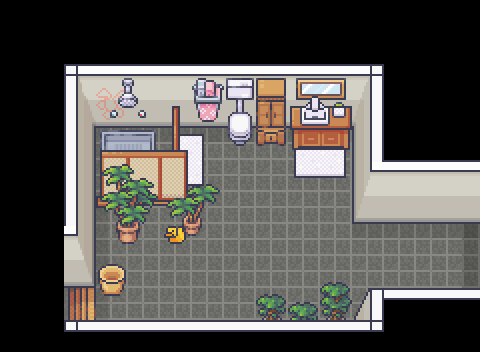

Tiled map render using the project's own tile images. Description and the whole map definition, tile-layer contents included, below:
An orthogonal 15x11 tile map with 32x32 px tiles, 6 tile layers (floor, walls, drawing, stuff, ...), 1 hidden layer not drawn, 6 tilesets and 19 objects (1, 2, 3, 4, 5, ...).

<map version="1.10" tiledversion="1.11.2" orientation="orthogonal" renderorder="right-down" width="15" height="11" tilewidth="32" tileheight="32" infinite="0" nextlayerid="11" nextobjectid="25">
 <editorsettings>
  <export target="dacia_bathroom2.json" format="json" />
 </editorsettings>
 <tileset firstgid="1" name="bathroom" tilewidth="32" tileheight="32" tilecount="896" columns="16">
  <image source="../tilesets/bathroom.png" width="512" height="1792" />
 </tileset>
 <tileset firstgid="897" name="room_builder" tilewidth="32" tileheight="32" tilecount="8588" columns="76">
  <image source="../tilesets/room_builder.png" width="2432" height="3616" />
 </tileset>
 <tileset firstgid="9485" name="museum" tilewidth="32" tileheight="32" tilecount="1952" columns="16">
  <image source="../tilesets/museum.png" width="512" height="3904" />
 </tileset>
 <tileset firstgid="11437" name="japan" tilewidth="32" tileheight="32" tilecount="512" columns="16">
  <image source="../tilesets/japan.png" width="512" height="1024" />
 </tileset>
 <tileset firstgid="11949" name="hospital" tilewidth="32" tileheight="32" tilecount="1760" columns="16">
  <image source="../tilesets/hospital.png" width="512" height="3520" />
 </tileset>
 <tileset firstgid="13709" name="grocery" tilewidth="32" tileheight="32" tilecount="1248" columns="16">
  <image source="../tilesets/grocery.png" width="512" height="2496" />
 </tileset>
 <layer id="1" name="floor" width="15" height="11">
  <data encoding="csv">
0,0,0,0,0,0,0,0,0,0,0,0,0,0,0,
0,0,0,0,0,0,0,0,0,0,0,0,0,0,0,
0,0,3528,3528,3528,3528,3528,3528,3528,3528,3528,3528,0,0,0,
0,0,3528,3528,3528,3528,3528,3528,3528,3528,3528,3528,0,0,0,
0,0,3528,3451,3452,3452,3452,3452,3452,3452,3452,3528,0,0,0,
0,0,3528,3527,3528,3528,3528,3528,3528,3528,3528,3528,3528,3528,3528,
0,0,3528,3527,3528,3528,3528,3528,3528,3528,3528,3528,3528,3528,3528,
0,0,3528,3527,3528,3528,3528,3528,3528,3528,3528,3452,3452,3452,3452,
0,0,3528,3527,3528,3528,3528,3528,3528,3528,3528,3528,3528,3528,3528,
0,0,2920,3527,3528,3528,3528,3528,3528,3528,3528,3528,0,0,0,
0,0,0,0,0,0,0,0,0,0,0,0,0,0,0
</data>
 </layer>
 <layer id="2" name="walls" width="15" height="11">
  <data encoding="csv">
0,0,0,0,0,0,0,0,0,0,0,0,0,0,0,
0,0,0,0,0,0,0,0,0,0,0,0,0,0,0,
0,0,6718,6797,6797,6797,6797,6797,6797,6797,6797,6646,0,0,0,
0,0,6719,6872,6873,6873,6873,6873,6873,6873,6873,6722,0,0,0,
0,0,6795,0,0,0,0,0,0,0,0,6798,0,0,0,
0,0,6795,0,0,0,0,0,0,0,0,6874,6797,6797,6797,
0,0,6795,0,0,0,0,0,0,0,0,6950,6873,6873,6873,
0,0,6871,0,0,0,0,0,0,0,0,0,0,0,0,
0,0,6947,0,0,0,0,0,0,0,0,0,0,0,0,
0,0,3155,0,0,0,0,0,0,0,0,6951,7025,7025,7025,
0,0,7023,7024,7024,7024,7024,7024,7024,7024,7024,7026,0,0,0
</data>
 </layer>
 <layer id="6" name="drawing" width="15" height="11">
  <data encoding="csv">
0,0,0,0,0,0,0,0,0,0,0,0,0,0,0,
0,0,0,0,0,0,0,0,0,0,0,0,0,0,0,
0,0,0,13547,0,0,0,0,0,0,0,0,0,0,0,
0,0,0,13563,0,0,0,0,0,0,0,0,0,0,0,
0,0,0,0,0,0,0,0,0,0,0,0,0,0,0,
0,0,0,0,0,0,0,0,0,0,0,0,0,0,0,
0,0,0,0,0,0,0,0,0,0,0,0,0,0,0,
0,0,0,0,0,0,0,0,0,0,0,0,0,0,0,
0,0,0,0,0,0,0,0,0,0,0,0,0,0,0,
0,0,0,0,0,0,0,0,0,0,0,0,0,0,0,
0,0,0,0,0,0,0,0,0,0,0,0,0,0,0
</data>
 </layer>
 <layer id="3" name="stuff" width="15" height="11">
  <data encoding="csv">
0,0,0,0,0,0,0,0,0,0,0,0,0,0,0,
0,0,0,0,0,0,0,0,0,0,0,0,0,0,0,
0,0,0,703,704,0,0,430,11635,374,375,0,0,0,0,
0,0,0,719,720,0,0,446,11651,390,391,0,0,0,0,
0,0,0,735,736,2684355025,2684355009,462,11667,449,450,0,0,0,0,
0,0,0,751,752,2684355026,2684355010,0,0,465,466,0,0,0,0,
0,0,0,0,0,0,0,0,0,0,0,0,0,0,0,
0,0,0,0,0,170,0,0,0,0,0,0,0,0,2147485057,
0,0,0,201,0,0,0,0,0,0,0,0,0,0,2147485057,
0,0,0,217,0,0,0,0,0,0,0,0,0,0,0,
0,0,0,0,0,0,0,0,0,0,0,0,0,0,0
</data>
 </layer>
 <layer id="4" name="bathroom" width="15" height="11">
  <data encoding="csv">
0,0,0,0,0,0,0,0,0,0,0,0,0,0,0,
0,0,0,0,0,0,0,0,0,0,0,0,0,0,0,
0,0,0,0,0,0,0,0,0,0,0,0,0,0,0,
0,0,0,0,0,55,678,0,0,104,105,0,0,0,0,
0,0,0,5,6,71,0,0,0,120,121,0,0,0,0,
0,0,0,21,22,23,0,0,0,0,0,0,0,0,0,
0,0,0,37,38,39,0,0,0,0,0,0,0,0,0,
0,0,0,0,0,0,0,0,0,0,0,0,0,0,0,
0,0,0,0,0,0,0,0,0,0,11572,0,0,0,0,
0,0,0,0,0,0,0,0,11587,11555,11588,0,0,0,0,
0,0,0,0,0,0,0,0,0,0,0,0,0,0,0
</data>
 </layer>
 <layer id="5" name="top" width="15" height="11">
  <data encoding="csv">
0,0,0,0,0,0,0,0,0,0,0,0,0,0,0,
0,0,0,0,0,0,0,0,0,0,0,0,0,0,0,
0,0,0,0,0,0,649,0,0,0,0,0,0,0,0,
0,0,0,0,0,0,661,0,0,0,0,0,0,0,0,
0,0,0,0,0,0,0,0,0,0,0,0,0,0,0,
0,0,0,10238,10239,10189,10190,0,0,0,0,0,0,0,0,
0,0,0,10254,10255,10205,10206,0,0,0,0,0,0,0,0,
0,0,0,10270,10271,10221,10222,0,0,0,0,0,0,0,0,
0,0,0,0,0,0,0,0,0,0,0,0,0,0,0,
0,0,0,0,0,0,0,0,0,0,0,0,0,0,0,
0,0,0,0,0,0,0,0,0,0,0,0,0,0,0
</data>
 </layer>
 <layer id="7" name="collision" width="15" height="11" visible="0">
  <data encoding="csv">
0,0,0,0,0,0,0,0,0,0,0,0,0,0,0,
0,0,0,0,0,0,0,0,0,0,0,0,0,0,0,
0,0,1760,1760,1760,1760,1760,1760,1760,1760,1760,1760,0,0,0,
0,0,1760,1760,1760,1760,1760,1760,1760,1760,1760,1760,0,0,0,
0,0,1760,1760,1760,0,0,0,0,0,0,1760,0,0,0,
0,0,1760,1760,1760,0,0,0,0,0,0,1760,1760,1760,1760,
0,0,1760,1760,1760,1760,0,0,0,0,0,1760,1760,1760,1760,
0,0,1760,0,0,0,0,0,0,0,0,0,0,0,0,
0,0,1760,0,0,0,0,0,0,0,0,0,0,0,0,
0,0,0,0,0,0,0,0,0,0,1760,1760,1760,1760,1760,
0,0,1760,1760,1760,1760,1760,1760,1760,1760,1760,1760,0,0,0
</data>
 </layer>
 <objectgroup id="8" name="collision_objects">
  <object id="1" name="1" x="230.5" y="129" width="121.5" height="12" />
  <object id="2" name="2" x="118" y="223.5" width="85.5" height="13.5" />
  <object id="3" name="3" x="188" y="185" width="30.5" height="36" />
  <object id="4" name="4" x="257.5" y="293" width="29.5" height="27.5" />
  <object id="5" name="5" x="286.5" y="302.5" width="32" height="18" />
  <object id="6" name="6" x="321" y="282" width="27.5" height="5.5" />
  <object id="7" name="7" x="97.5" y="263.5" width="29.5" height="23.5" />
  <object id="9" name="9" x="172.5" y="127" width="7" height="27" />
  <object id="10" name="10" x="159" y="150" width="28.5" height="42" />
  <object id="24" x="63.75" y="285.75" width="9.25" height="34.25" />
 </objectgroup>
 <objectgroup id="9" name="objects">
  <object id="12" name="duck" x="157.5" y="224.5" width="35.5" height="27" />
  <object id="14" name="door_to_apartment" x="464" y="223" width="16" height="65" />
  <object id="15" name="player_spawn" x="422" y="247" width="19" height="18.5" />
  <object id="17" name="sink" x="292" y="107.333" width="58.6667" height="56.6667" />
  <object id="18" name="toilet" x="224" y="127.333" width="32.6667" height="34" />
  <object id="19" name="door_to_laundry" x="67.5" y="286.583" width="12.6667" height="33.3333" />
  <object id="20" name="spawn_from_laundry" x="106.833" y="286.75" width="15.3333" height="15.3333" />
  <object id="21" name="flash_spawn" x="171.333" y="249.333" width="8.66667" height="5.33333" />
  <object id="23" name="tokens" x="97.5" y="259.5" width="36.75" height="37.25" />
 </objectgroup>
</map>
